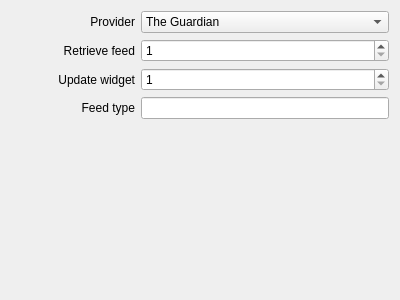
<?xml version="1.0" encoding="UTF-8"?>
<ui version="4.0">
 <class>NewsPluginSettings</class>
 <widget class="QWidget" name="NewsPluginSettings">
  <property name="geometry">
   <rect>
    <x>0</x>
    <y>0</y>
    <width>400</width>
    <height>300</height>
   </rect>
  </property>
  <layout class="QVBoxLayout" name="verticalLayout_2">
   <item>
    <layout class="QHBoxLayout" name="layout_provider">
     <item>
      <widget class="QLabel" name="label_provider">
       <property name="sizePolicy">
        <sizepolicy hsizetype="Preferred" vsizetype="Preferred">
         <horstretch>1</horstretch>
         <verstretch>0</verstretch>
        </sizepolicy>
       </property>
       <property name="text">
        <string>Provider</string>
       </property>
       <property name="alignment">
        <set>Qt::AlignRight|Qt::AlignTrailing|Qt::AlignVCenter</set>
       </property>
      </widget>
     </item>
     <item>
      <widget class="QComboBox" name="comboBox_provider">
       <property name="sizePolicy">
        <sizepolicy hsizetype="Preferred" vsizetype="Fixed">
         <horstretch>2</horstretch>
         <verstretch>0</verstretch>
        </sizepolicy>
       </property>
       <item>
        <property name="text">
         <string>The Guardian</string>
        </property>
       </item>
       <item>
        <property name="text">
         <string>USA Today</string>
        </property>
       </item>
       <item>
        <property name="text">
         <string>Yandex</string>
        </property>
       </item>
      </widget>
     </item>
    </layout>
   </item>
   <item>
    <layout class="QHBoxLayout" name="layout_retrieve">
     <item>
      <widget class="QLabel" name="label_retrieve">
       <property name="sizePolicy">
        <sizepolicy hsizetype="Preferred" vsizetype="Preferred">
         <horstretch>1</horstretch>
         <verstretch>0</verstretch>
        </sizepolicy>
       </property>
       <property name="text">
        <string>Retrieve feed</string>
       </property>
       <property name="alignment">
        <set>Qt::AlignRight|Qt::AlignTrailing|Qt::AlignVCenter</set>
       </property>
      </widget>
     </item>
     <item>
      <widget class="QSpinBox" name="spinBox_retrieve">
       <property name="sizePolicy">
        <sizepolicy hsizetype="Minimum" vsizetype="Fixed">
         <horstretch>2</horstretch>
         <verstretch>0</verstretch>
        </sizepolicy>
       </property>
       <property name="minimum">
        <number>1</number>
       </property>
       <property name="maximum">
        <number>10000</number>
       </property>
       <property name="singleStep">
        <number>1</number>
       </property>
      </widget>
     </item>
    </layout>
   </item>
   <item>
    <layout class="QHBoxLayout" name="layout_update">
     <item>
      <widget class="QLabel" name="label_update">
       <property name="sizePolicy">
        <sizepolicy hsizetype="Preferred" vsizetype="Preferred">
         <horstretch>1</horstretch>
         <verstretch>0</verstretch>
        </sizepolicy>
       </property>
       <property name="text">
        <string>Update widget</string>
       </property>
       <property name="alignment">
        <set>Qt::AlignRight|Qt::AlignTrailing|Qt::AlignVCenter</set>
       </property>
      </widget>
     </item>
     <item>
      <widget class="QSpinBox" name="spinBox_update">
       <property name="sizePolicy">
        <sizepolicy hsizetype="Minimum" vsizetype="Fixed">
         <horstretch>2</horstretch>
         <verstretch>0</verstretch>
        </sizepolicy>
       </property>
       <property name="minimum">
        <number>1</number>
       </property>
       <property name="maximum">
        <number>10000</number>
       </property>
       <property name="singleStep">
        <number>1</number>
       </property>
      </widget>
     </item>
    </layout>
   </item>
   <item>
    <layout class="QHBoxLayout" name="layout_type">
     <item>
      <widget class="QLabel" name="label_type">
       <property name="sizePolicy">
        <sizepolicy hsizetype="Preferred" vsizetype="Preferred">
         <horstretch>1</horstretch>
         <verstretch>0</verstretch>
        </sizepolicy>
       </property>
       <property name="text">
        <string>Feed type</string>
       </property>
       <property name="alignment">
        <set>Qt::AlignRight|Qt::AlignTrailing|Qt::AlignVCenter</set>
       </property>
      </widget>
     </item>
     <item>
      <widget class="QLineEdit" name="lineEdit_type">
       <property name="sizePolicy">
        <sizepolicy hsizetype="Expanding" vsizetype="Fixed">
         <horstretch>2</horstretch>
         <verstretch>0</verstretch>
        </sizepolicy>
       </property>
      </widget>
     </item>
    </layout>
   </item>
   <item>
    <spacer name="verticalSpacer">
     <property name="orientation">
      <enum>Qt::Vertical</enum>
     </property>
     <property name="sizeHint" stdset="0">
      <size>
       <width>20</width>
       <height>40</height>
      </size>
     </property>
    </spacer>
   </item>
  </layout>
 </widget>
 <resources/>
 <connections/>
</ui>
